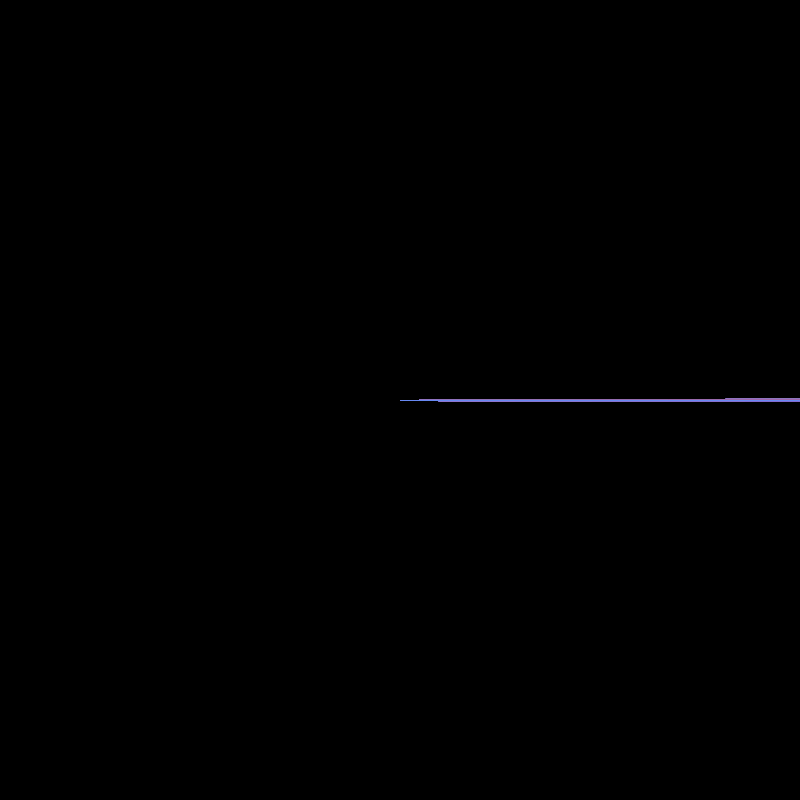
Frame 1 (no input)
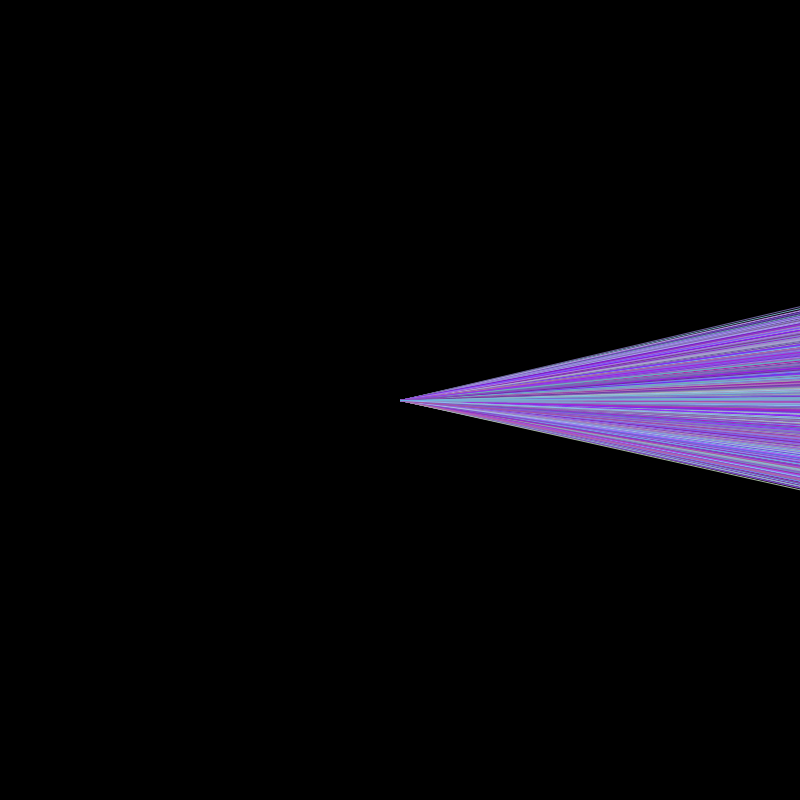
Frame 60 (the mouse pressed at the canvas centre just before this capture)
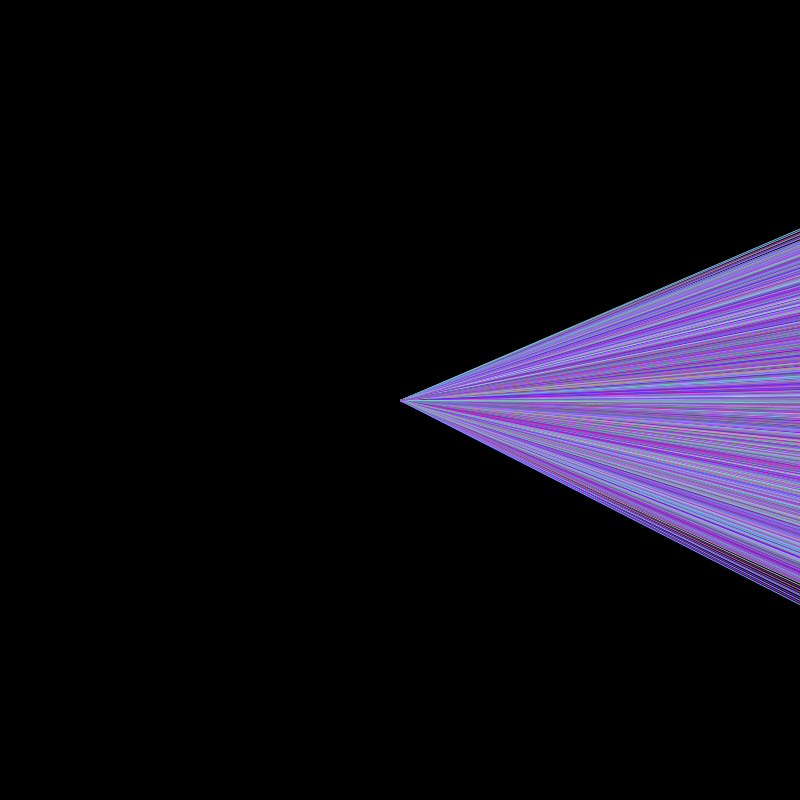
Frame 120 (the mouse held since frame 60 and released just before this capture)

The Processing sketch that drew these frames (run headless with seeded random() and noise(); from frame 60 on, the mouse is pressed at the canvas centre):

// Processing sketch: processing_154201
// ── processing_154201.pde

// DEFINIZIONE DELLA  CLASSE Agente
 
class Agente
{
  PVector posizione;
  PVector spostamento;
 
  Agente (PVector partenza) {
    posizione = partenza.get();
    spostamento = new PVector( random(-2,2), random(-2,2) );
  }
 
  void update() {
    if (random(100)<2) {
      spostamento = new PVector( random(-2,2), random(-2,2) );
    }
    posizione.add(spostamento);
    if (posizione.dist(centro) > 380) {
      spostamento.mult(-2);
    }
  }
 
  void display() {

   stroke(random(94));
   stroke (random(100,180), random(20,200), random(150,250));
    line(posizione.x, posizione.y,width/2, height/2);

  }
}
 
// USO DELLA CLASSE Agente
 
Agente[] agenti = new Agente[500];
PVector centro;
 
void setup()
{
  size(800, 800);
    background (0);

  centro = new PVector(width/.789, height/2);
   
  for (int i=0;  i<agenti.length;  i++) {
    agenti[i] = new Agente( centro );
  }
}
 
void draw()
{
  
  for (Agente a : agenti) {
    a.update();
    a.display();
  }
}
